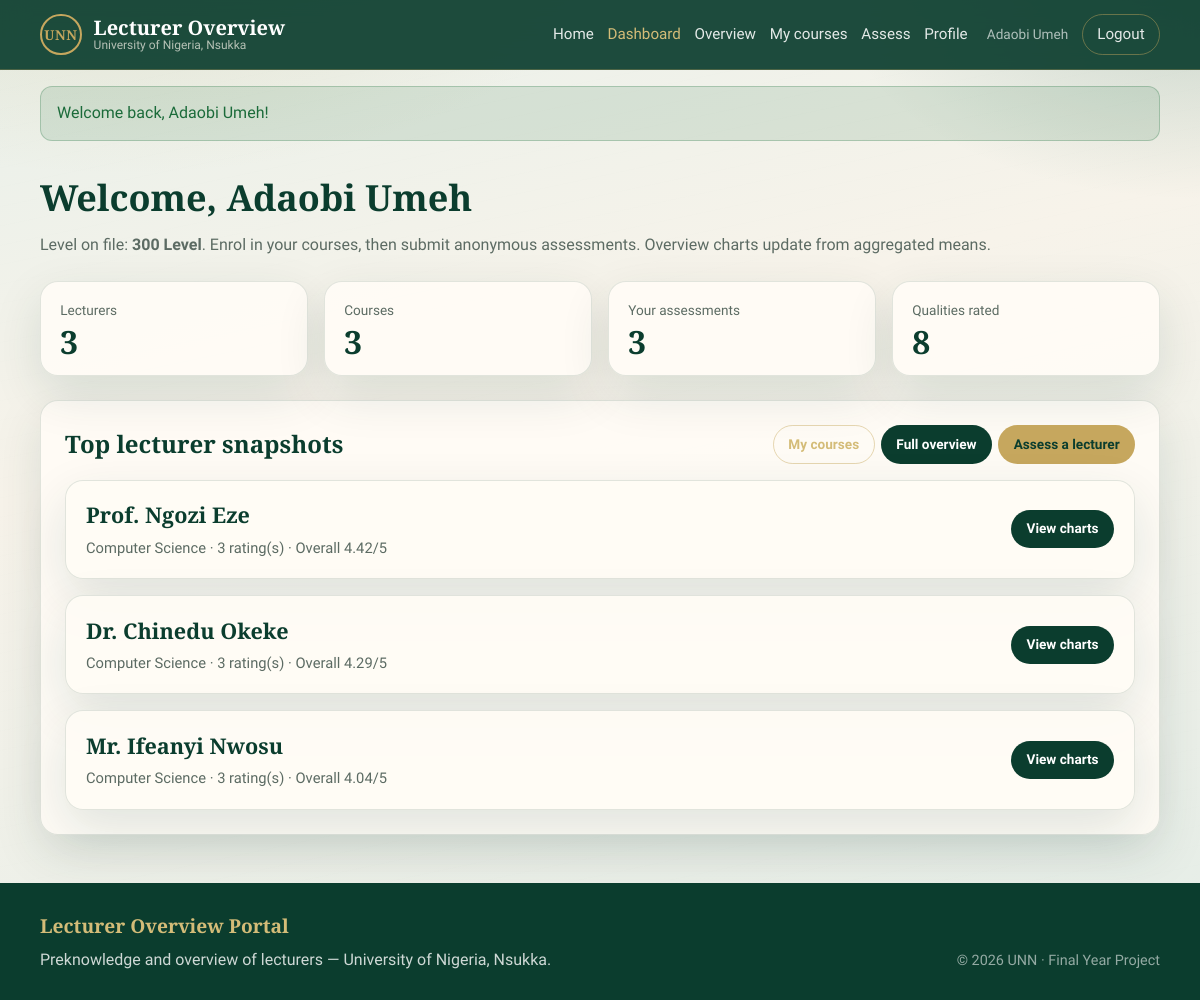
The app's page /student/dashboard.php (signed in) with its own data.
### tables this page shows
CREATE TABLE users (
  id INT UNSIGNED AUTO_INCREMENT PRIMARY KEY,
  full_name VARCHAR(120) NOT NULL,
  email VARCHAR(160) NOT NULL UNIQUE,
  password VARCHAR(255) NOT NULL,
  role ENUM('student', 'lecturer', 'admin') NOT NULL DEFAULT 'student',
  department VARCHAR(120) DEFAULT NULL,
  matric_number VARCHAR(40) DEFAULT NULL,
  academic_level ENUM('100', '200', '300', '400') DEFAULT NULL,
  is_active TINYINT(1) NOT NULL DEFAULT 1,
  created_at TIMESTAMP DEFAULT CURRENT_TIMESTAMP,
  updated_at TIMESTAMP DEFAULT CURRENT_TIMESTAMP ON UPDATE CURRENT_TIMESTAMP
);

CREATE TABLE lecturers (
  id INT UNSIGNED AUTO_INCREMENT PRIMARY KEY,
  user_id INT UNSIGNED NOT NULL UNIQUE,
  title VARCHAR(40) DEFAULT 'Dr.',
  bio TEXT DEFAULT NULL,
  office_location VARCHAR(120) DEFAULT NULL,
  research_area VARCHAR(200) DEFAULT NULL,
  created_at TIMESTAMP DEFAULT CURRENT_TIMESTAMP,
  CONSTRAINT fk_lecturers_user FOREIGN KEY (user_id) REFERENCES users(id) ON DELETE CASCADE
);

### includes/auth.php (called while the page is built, shortened)
<?php
require_once __DIR__ . '/../config/database.php';
function get_flash(): ?array
{
    $flash = $_SESSION['flash'];
    return $flash;
}
function e(?string $value): string
{
    return htmlspecialchars((string) $value, ENT_QUOTES, 'UTF-8');
}
function is_logged_in(): bool
{
    return !empty($_SESSION['user_id']);
}
function current_user(): ?array
{
    static $user = null;
    if ($user !== null) {
        return $user;
    }
    $stmt = db()->prepare('SELECT id, full_name, email, role, department, matric_number, academic_level, is_active FROM users WHERE id = ? LIMIT 1');
    $uid = (int) $_SESSION['user_id'];
    $stmt->bind_param('i', $uid);
    $stmt->execute();
    $result = $stmt->get_result();
    $user = $result->fetch_assoc() ?: null;
    return $user;
}
function require_role(string ...$roles): void
{
    $user = current_user();
}
function dashboard_url_for_role(string $role): string
{
    $base = base_path();
    return match ($role) {
        'admin'    => $base . '/admin/dashboard.php',
        'lecturer' => $base . '/lecturer/dashboard.php',
        default    => $base . '/student/dashboard.php',
    };
}
function base_path(): string
{
    static $base = null;
    if ($base !== null) {
        return $base;
    }
    $script = str_replace('\\', '/', $_SERVER['SCRIPT_NAME'] ?? '');
    if (preg_match('#^(.*?)/portal(?:/|$)#', $script, $m)) {
        $base = $m[1] . '/portal';
    } else {
        $dir = str_replace('\\', '/', dirname($script));
        if (preg_match('#/(student|lecturer|admin)$#', $dir)) {
            $dir = dirname($dir);
        }
        $base = ($dir === '/' || $dir === '\\' || $dir === '.') ? '' : $dir;
    }
    return $base;
}

### config/database.php (called while the page is built, shortened)
<?php
function db(): mysqli
{
    static $conn = null;
    if ($conn instanceof mysqli) {
        return $conn;
    }
    $conn = new mysqli(DB_HOST, DB_USER, DB_PASS, DB_NAME);
    $conn->set_charset('utf8mb4');
    return $conn;
}

### student/dashboard.php (the view, shortened to what this page needs)
<?php
require_once __DIR__ . '/../includes/auth.php';
require_role('student');
$user = current_user();
$stats = [
    'lecturers' => (int) db()->query('SELECT COUNT(*) AS c FROM lecturers')->fetch_assoc()['c'],
    'courses'   => (int) db()->query('SELECT COUNT(*) AS c FROM courses')->fetch_assoc()['c'],
    'mine'      => 0,
];
$stmt = db()->prepare('SELECT COUNT(*) AS c FROM assessments WHERE student_id = ?');
$uid = (int) $user['id'];
$stmt->bind_param('i', $uid);
$stmt->execute();
$stats['mine'] = (int) $stmt->get_result()->fetch_assoc()['c'];
$recent = db()->query(
    "SELECT l.id, l.title, u.full_name, u.department,
            ROUND(AVG((a.interactiveness+a.audibility+a.lecture_notes+a.class_control+a.communication+a.punctuality+a.fairness+a.approachability)/8), 2) AS overall,
            COUNT(a.id) AS ratings
     FROM lecturers l
     JOIN users u ON u.id = l.user_id
     LEFT JOIN assessments a ON a.lecturer_id = l.id
     GROUP BY l.id, l.title, u.full_name, u.department
     ORDER BY overall DESC, u.full_name ASC
     LIMIT 5"
)->fetch_all(MYSQLI_ASSOC);
$activeNav = 'dashboard';
require_once __DIR__ . '/../includes/header.php';
?>
<div class="container">
    <h1 class="page-title">Welcome, <?= e($user['full_name']) ?></h1>
    <p class="page-lead">
        Level on file: <strong><?= e($user['academic_level'] ? $user['academic_level'] . ' Level' : 'not set — update Profile') ?></strong>.
        Enrol in your courses, then submit anonymous assessments. Overview charts update from aggregated means.
    </p>
    <div class="stats-grid">
        <div class="stat-tile"><span>Lecturers</span><strong><?= $stats['lecturers'] ?></strong></div>
        <div class="stat-tile"><span>Courses</span><strong><?= $stats['courses'] ?></strong></div>
        <div class="stat-tile"><span>Your assessments</span><strong><?= $stats['mine'] ?></strong></div>
        <div class="stat-tile"><span>Qualities rated</span><strong>8</strong></div>
    </div>
    <div class="panel">
        <div style="display:flex;justify-content:space-between;gap:1rem;flex-wrap:wrap;align-items:center;margin-bottom:1rem;">
            <h2 style="margin:0;font-family:var(--font-display);color:var(--green-deep);font-size:1.5rem;">Top lecturer snapshots</h2>
            <div class="actions">
                <a class="btn btn-ghost btn-sm" href="<?= e(base_path()) ?>/student/enroll.php">My courses</a>
                <a class="btn btn-green btn-sm" href="<?= e(base_path()) ?>/student/overview.php">Full overview</a>
                <a class="btn btn-gold btn-sm" href="<?= e(base_path()) ?>/student/assess.php">Assess a lecturer</a>
            </div>
        </div>
        <?php if (!$recent): ?>
            <div class="empty-state">No lecturer data yet.</div>
        <?php else: ?>
            <div class="lecturer-list">
                <?php foreach ($recent as $row): ?>
                    <div class="lecturer-row">
                        <div>
                            <h3><?= e($row['title'] . ' ' . $row['full_name']) ?></h3>
                            <p><?= e($row['department']) ?> · <?= (int) $row['ratings'] ?> rating(s) · Overall <?= e((string) ($row['overall'] ?? '—')) ?>/5</p>
                        </div>
                        <a class="btn btn-green btn-sm" href="<?= e(base_path()) ?>/student/lecturer-profile.php?id=<?= (int) $row['id'] ?>">View charts</a>
                    </div>
                <?php endforeach; ?>
            </div>
        <?php endif; ?>
    </div>
</div>
<?php require_once __DIR__ . '/../includes/footer.php'; ?>

### includes/header.php (shortened to what this page needs)
<?php
require_once __DIR__ . '/auth.php';
$bodyClass  = $bodyClass ?? '';
$activeNav  = $activeNav ?? '';
$user       = current_user();
$flash      = get_flash();
?>
<!DOCTYPE html>
<html lang="en">
<head>
    <link rel="stylesheet" href="<?= e(base_path()) ?>/assets/css/style.css">
</head>
<body class="<?= e($bodyClass) ?>">
<div class="page-shell">
    <header class="site-header">
        <div class="container header-inner">
            <a class="brand" href="<?= e(base_path()) ?>/index.php">
                <span class="brand-mark" aria-hidden="true">UNN</span>
                <span class="brand-text">
                    <strong>Lecturer Overview</strong>
                    <small>University of Nigeria, Nsukka</small>
                </span>
            </a>
            <nav class="site-nav" data-nav>
                <a href="<?= e(base_path()) ?>/index.php" class="<?= $activeNav === 'home' ? 'is-active' : '' ?>">Home</a>
                <?php if ($user): ?>
                    <a href="<?= e(dashboard_url_for_role($user['role'])) ?>" class="<?= $activeNav === 'dashboard' ? 'is-active' : '' ?>">Dashboard</a>
                    <?php if ($user['role'] === 'student'): ?>
                        <a href="<?= e(base_path()) ?>/student/overview.php" class="<?= $activeNav === 'overview' ? 'is-active' : '' ?>">Overview</a>
                        <a href="<?= e(base_path()) ?>/student/enroll.php" class="<?= $activeNav === 'enroll' ? 'is-active' : '' ?>">My courses</a>
                        <a href="<?= e(base_path()) ?>/student/assess.php" class="<?= $activeNav === 'assess' ? 'is-active' : '' ?>">Assess</a>
                        <a href="<?= e(base_path()) ?>/student/profile.php" class="<?= $activeNav === 'profile' ? 'is-active' : '' ?>">Profile</a>
                    <?php endif; ?>
                    <span class="nav-user"><?= e($user['full_name']) ?></span>
                    <a class="btn btn-ghost btn-sm" href="<?= e(base_path()) ?>/logout.php">Logout</a>
                <?php else: ?>
                    <a href="<?= e(base_path()) ?>/login.php" class="<?= $activeNav === 'login' ? 'is-active' : '' ?>">Login</a>
                    <a class="btn btn-gold btn-sm" href="<?= e(base_path()) ?>/register.php">Register</a>
                <?php endif; ?>
            </nav>
        </div>
    </header>
    <?php if ($flash): ?>
        <div class="container">
            <div class="flash flash-<?= e($flash['type']) ?>" role="alert">
                <?= e($flash['message']) ?>
            </div>
        </div>
    <?php endif; ?>
    <main class="site-main">

### includes/footer.php (shortened to what this page needs)
    </main>
    <footer class="site-footer">
        <div class="container footer-inner">
            <div>
                <strong>Lecturer Overview Portal</strong>
                <p>Preknowledge and overview of lecturers — University of Nigeria, Nsukka.</p>
            </div>
            <p class="footer-meta">&copy; <?= date('Y') ?> UNN · Final Year Project</p>
        </div>
    </footer>
</div>
</body>
</html>

### records on screen
users: full_name "Adaobi Umeh", academic_level "300 Level"
lecturers: title.full_name "Prof. Ngozi Eze", user.department "Computer Science", ratings "3", overall "4.42"
lecturers: title.full_name "Dr. Chinedu Okeke", user.department "Computer Science", ratings "3", overall "4.29"
lecturers: title.full_name "Mr. Ifeanyi Nwosu", user.department "Computer Science", ratings "3", overall "4.04"

### other values on screen
$flash['message'] "Welcome back, Adaobi Umeh!"
$stats['lecturers'] "3"
$stats['courses'] "3"
$stats['mine'] "3"
